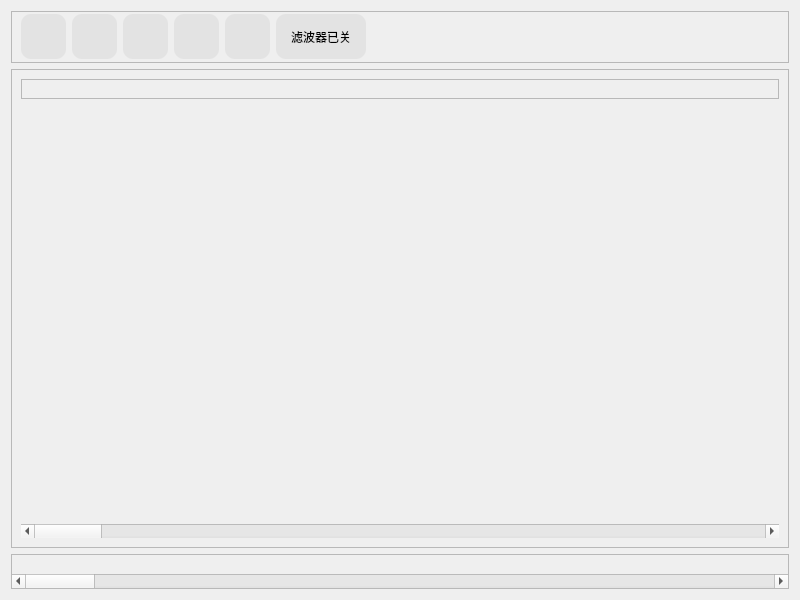
<?xml version="1.0" encoding="UTF-8"?>
<ui version="4.0">
 <class>WaveFormWidget</class>
 <widget class="QWidget" name="WaveFormWidget">
  <property name="geometry">
   <rect>
    <x>0</x>
    <y>0</y>
    <width>800</width>
    <height>600</height>
   </rect>
  </property>
  <property name="minimumSize">
   <size>
    <width>800</width>
    <height>600</height>
   </size>
  </property>
  <property name="windowTitle">
   <string>波形界面</string>
  </property>
  <property name="styleSheet">
   <string notr="true">#Waveform{
    background-color: #FAFAFA; /* 柔和的浅灰色背景 */
}

QPushButton {
	background-color:#E3E3E3;
	border-radius:10px;
}</string>
  </property>
  <layout class="QGridLayout" name="gridLayout">
   <item row="0" column="0">
    <widget class="QFrame" name="frame_4">
     <property name="maximumSize">
      <size>
       <width>16777215</width>
       <height>52</height>
      </size>
     </property>
     <property name="frameShape">
      <enum>QFrame::StyledPanel</enum>
     </property>
     <property name="frameShadow">
      <enum>QFrame::Raised</enum>
     </property>
     <layout class="QHBoxLayout" name="_2">
      <property name="topMargin">
       <number>2</number>
      </property>
      <property name="bottomMargin">
       <number>2</number>
      </property>
      <item>
       <widget class="QPushButton" name="btn_open">
        <property name="sizePolicy">
         <sizepolicy hsizetype="Fixed" vsizetype="Fixed">
          <horstretch>0</horstretch>
          <verstretch>0</verstretch>
         </sizepolicy>
        </property>
        <property name="minimumSize">
         <size>
          <width>45</width>
          <height>45</height>
         </size>
        </property>
        <property name="maximumSize">
         <size>
          <width>45</width>
          <height>45</height>
         </size>
        </property>
        <property name="autoFillBackground">
         <bool>false</bool>
        </property>
        <property name="text">
         <string/>
        </property>
        <property name="icon">
         <iconset resource="../res.qrc">
          <normaloff>:/img/file_open.png</normaloff>
          <normalon>:/img/file_close.png</normalon>:/img/file_open.png</iconset>
        </property>
        <property name="iconSize">
         <size>
          <width>24</width>
          <height>24</height>
         </size>
        </property>
       </widget>
      </item>
      <item>
       <widget class="QPushButton" name="btn_add_event">
        <property name="sizePolicy">
         <sizepolicy hsizetype="Fixed" vsizetype="Fixed">
          <horstretch>0</horstretch>
          <verstretch>0</verstretch>
         </sizepolicy>
        </property>
        <property name="minimumSize">
         <size>
          <width>45</width>
          <height>45</height>
         </size>
        </property>
        <property name="maximumSize">
         <size>
          <width>45</width>
          <height>45</height>
         </size>
        </property>
        <property name="autoFillBackground">
         <bool>false</bool>
        </property>
        <property name="text">
         <string/>
        </property>
        <property name="icon">
         <iconset>
          <normaloff>:/img/icons8-finish-flag-64.png</normaloff>
          <normalon>:/img/flag.png</normalon>:/img/icons8-finish-flag-64.png</iconset>
        </property>
        <property name="iconSize">
         <size>
          <width>24</width>
          <height>24</height>
         </size>
        </property>
       </widget>
      </item>
      <item>
       <widget class="QPushButton" name="btn_start_acquisition">
        <property name="sizePolicy">
         <sizepolicy hsizetype="Fixed" vsizetype="Fixed">
          <horstretch>0</horstretch>
          <verstretch>0</verstretch>
         </sizepolicy>
        </property>
        <property name="minimumSize">
         <size>
          <width>45</width>
          <height>45</height>
         </size>
        </property>
        <property name="maximumSize">
         <size>
          <width>45</width>
          <height>45</height>
         </size>
        </property>
        <property name="autoFillBackground">
         <bool>false</bool>
        </property>
        <property name="text">
         <string/>
        </property>
        <property name="icon">
         <iconset>
          <normaloff>:/img/icons8-play-64.png</normaloff>
          <normalon>:/img/play.png</normalon>
          <activeon>:/img/pause.png</activeon>:/img/icons8-play-64.png</iconset>
        </property>
        <property name="iconSize">
         <size>
          <width>24</width>
          <height>24</height>
         </size>
        </property>
       </widget>
      </item>
      <item>
       <widget class="QPushButton" name="btn_start_record">
        <property name="sizePolicy">
         <sizepolicy hsizetype="Fixed" vsizetype="Fixed">
          <horstretch>0</horstretch>
          <verstretch>0</verstretch>
         </sizepolicy>
        </property>
        <property name="minimumSize">
         <size>
          <width>45</width>
          <height>45</height>
         </size>
        </property>
        <property name="maximumSize">
         <size>
          <width>45</width>
          <height>45</height>
         </size>
        </property>
        <property name="autoFillBackground">
         <bool>false</bool>
        </property>
        <property name="text">
         <string/>
        </property>
        <property name="icon">
         <iconset>
          <normaloff>:/img/icons8-record-96.png</normaloff>
          <selectedoff>:/img/record.png</selectedoff>:/img/icons8-record-96.png</iconset>
        </property>
        <property name="iconSize">
         <size>
          <width>24</width>
          <height>24</height>
         </size>
        </property>
       </widget>
      </item>
      <item>
       <widget class="QPushButton" name="btn_stop_acquisition">
        <property name="sizePolicy">
         <sizepolicy hsizetype="Fixed" vsizetype="Fixed">
          <horstretch>0</horstretch>
          <verstretch>0</verstretch>
         </sizepolicy>
        </property>
        <property name="minimumSize">
         <size>
          <width>45</width>
          <height>45</height>
         </size>
        </property>
        <property name="maximumSize">
         <size>
          <width>45</width>
          <height>45</height>
         </size>
        </property>
        <property name="autoFillBackground">
         <bool>false</bool>
        </property>
        <property name="text">
         <string/>
        </property>
        <property name="icon">
         <iconset>
          <normaloff>:/img/icons8-stop-64.png</normaloff>
          <selectedoff>:/img/stop.png</selectedoff>:/img/icons8-stop-64.png</iconset>
        </property>
        <property name="iconSize">
         <size>
          <width>24</width>
          <height>24</height>
         </size>
        </property>
       </widget>
      </item>
      <item>
       <widget class="QPushButton" name="btn_trapFilter">
        <property name="sizePolicy">
         <sizepolicy hsizetype="Fixed" vsizetype="Fixed">
          <horstretch>0</horstretch>
          <verstretch>0</verstretch>
         </sizepolicy>
        </property>
        <property name="minimumSize">
         <size>
          <width>90</width>
          <height>45</height>
         </size>
        </property>
        <property name="maximumSize">
         <size>
          <width>90</width>
          <height>45</height>
         </size>
        </property>
        <property name="text">
         <string>滤波器已关</string>
        </property>
       </widget>
      </item>
      <item>
       <spacer name="horizontalSpacer_6">
        <property name="orientation">
         <enum>Qt::Horizontal</enum>
        </property>
        <property name="sizeHint" stdset="0">
         <size>
          <width>40</width>
          <height>20</height>
         </size>
        </property>
       </spacer>
      </item>
     </layout>
    </widget>
   </item>
   <item row="1" column="0">
    <widget class="QFrame" name="frame">
     <property name="frameShape">
      <enum>QFrame::StyledPanel</enum>
     </property>
     <property name="frameShadow">
      <enum>QFrame::Raised</enum>
     </property>
     <layout class="QVBoxLayout" name="verticalLayout_3">
      <item>
       <widget class="QFrame" name="frame_2">
        <property name="maximumSize">
         <size>
          <width>16777215</width>
          <height>20</height>
         </size>
        </property>
        <property name="frameShape">
         <enum>QFrame::StyledPanel</enum>
        </property>
        <property name="frameShadow">
         <enum>QFrame::Raised</enum>
        </property>
        <layout class="QVBoxLayout" name="verticalLayout_2">
         <property name="spacing">
          <number>0</number>
         </property>
         <property name="leftMargin">
          <number>0</number>
         </property>
         <property name="topMargin">
          <number>0</number>
         </property>
         <property name="rightMargin">
          <number>0</number>
         </property>
         <property name="bottomMargin">
          <number>0</number>
         </property>
         <item>
          <layout class="QHBoxLayout" name="horizontalLayout">
           <property name="spacing">
            <number>3</number>
           </property>
           <item>
            <spacer name="horizontalSpacer_3">
             <property name="orientation">
              <enum>Qt::Horizontal</enum>
             </property>
             <property name="sizeHint" stdset="0">
              <size>
               <width>40</width>
               <height>20</height>
              </size>
             </property>
            </spacer>
           </item>
           <item>
            <spacer name="horizontalSpacer_5">
             <property name="orientation">
              <enum>Qt::Horizontal</enum>
             </property>
             <property name="sizeHint" stdset="0">
              <size>
               <width>40</width>
               <height>20</height>
              </size>
             </property>
            </spacer>
           </item>
           <item>
            <spacer name="horizontalSpacer_4">
             <property name="orientation">
              <enum>Qt::Horizontal</enum>
             </property>
             <property name="sizeHint" stdset="0">
              <size>
               <width>40</width>
               <height>20</height>
              </size>
             </property>
            </spacer>
           </item>
           <item>
            <spacer name="horizontalSpacer_2">
             <property name="orientation">
              <enum>Qt::Horizontal</enum>
             </property>
             <property name="sizeHint" stdset="0">
              <size>
               <width>40</width>
               <height>20</height>
              </size>
             </property>
            </spacer>
           </item>
           <item>
            <spacer name="horizontalSpacer">
             <property name="orientation">
              <enum>Qt::Horizontal</enum>
             </property>
             <property name="sizeHint" stdset="0">
              <size>
               <width>40</width>
               <height>20</height>
              </size>
             </property>
            </spacer>
           </item>
          </layout>
         </item>
        </layout>
       </widget>
      </item>
      <item>
       <widget class="QCustomPlot" name="customPlot" native="true">
        <property name="enabled">
         <bool>true</bool>
        </property>
       </widget>
      </item>
      <item>
       <widget class="QScrollBar" name="horizontalScrollBar">
        <property name="orientation">
         <enum>Qt::Horizontal</enum>
        </property>
       </widget>
      </item>
     </layout>
    </widget>
   </item>
   <item row="2" column="0">
    <widget class="QFrame" name="frame_3">
     <property name="maximumSize">
      <size>
       <width>16777215</width>
       <height>35</height>
      </size>
     </property>
     <property name="frameShape">
      <enum>QFrame::StyledPanel</enum>
     </property>
     <property name="frameShadow">
      <enum>QFrame::Raised</enum>
     </property>
     <layout class="QHBoxLayout" name="horizontalLayout_2">
      <property name="spacing">
       <number>0</number>
      </property>
      <property name="leftMargin">
       <number>0</number>
      </property>
      <property name="topMargin">
       <number>0</number>
      </property>
      <property name="rightMargin">
       <number>0</number>
      </property>
      <property name="bottomMargin">
       <number>0</number>
      </property>
      <item>
       <layout class="QVBoxLayout" name="verticalLayout">
        <property name="spacing">
         <number>0</number>
        </property>
        <item>
         <widget class="QLabel" name="connectstate">
          <property name="text">
           <string/>
          </property>
         </widget>
        </item>
        <item>
         <widget class="QScrollBar" name="horizontalScrollBar_2">
          <property name="orientation">
           <enum>Qt::Horizontal</enum>
          </property>
         </widget>
        </item>
       </layout>
      </item>
     </layout>
    </widget>
   </item>
  </layout>
 </widget>
 <customwidgets>
  <customwidget>
   <class>QCustomPlot</class>
   <extends>QWidget</extends>
   <header>qcustomplot.h</header>
   <container>1</container>
  </customwidget>
 </customwidgets>
 <resources>
  <include location="../res.qrc"/>
 </resources>
 <connections/>
</ui>
